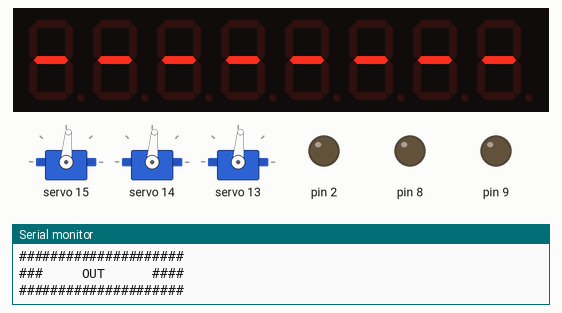
This program was run on a simulated Arduino Uno, built with avr-gcc and run on an emulated ATmega328P. Parts: 3 × servo, 8-digit seven-segment display, output pins drawn as LEDs (lit = HIGH), the last lines printed to the serial monitor.

Above: at 0.6 s.
At 2.74 s:
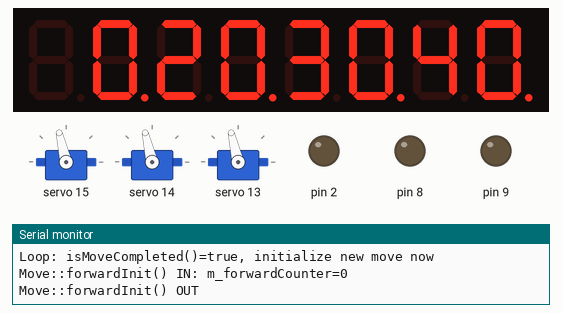
At 11.13 s:
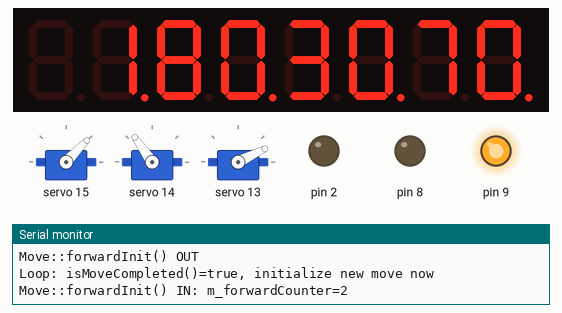
At 21.88 s:
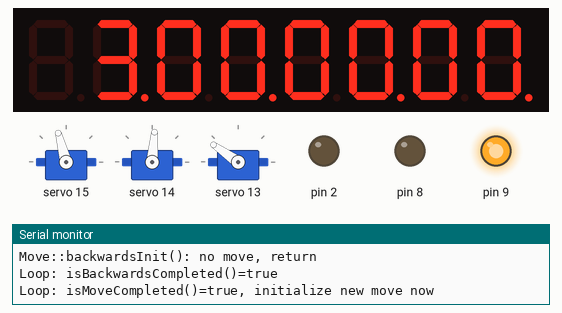
At 31.65 s:
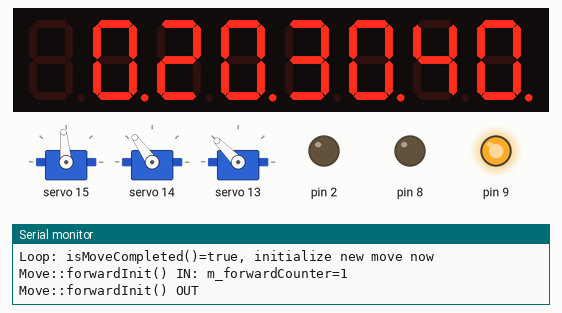
At 39.83 s:
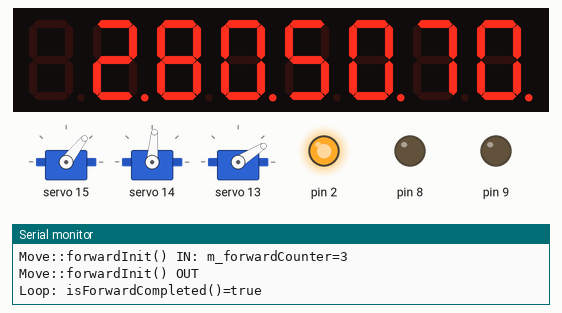
Timing chart, 0 to 40.0 s (numbered marks = the images above):
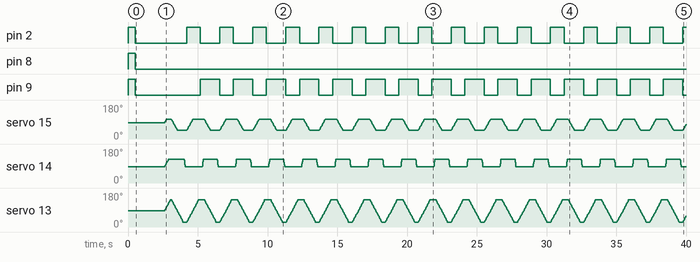

The program:

main.cpp
```cpp
#include <Arduino.h>
#include <SPI.h>
#include <../lib/led.h>
#include <../lib/boardPins.h>
#include <../lib/leg.h>
#include <../lib/button.h>
#include <../lib/move.h>
#include <Adafruit_PWMServoDriver.h>

// int i = 0;
Led *m_ledRed = nullptr;
Led *m_ledYellow = nullptr;
Led *m_ledGreen = nullptr;
Digits m_digits = Digits(DIGIT_DATA_PIN, DIGIT_CLOCK_PIN, DIGIT_CS_PIN);
// Button m_button = Button(BUTTON);
Leg *m_leg;
Move *m_move;
boolean m_moveForward; // move direction
Adafruit_PWMServoDriver m_servoDriver;
boolean m_doDelay = false;

/**
 * Setup
 */
void setup()
{
    Serial.begin(9600);
    Serial.println("");
    Serial.println("#####################");
    Serial.println("###  Start Main 1 ####");
    Serial.println("#####################");

    // initialize digital pin LED_BUILTIN as an output.
    // pinMode(LED_BUILTIN, OUTPUT);
    // pinMode(LED_RED, OUTPUT);
    // pinMode(LED_YELLOW, OUTPUT);
    // pinMode(LED_GREEN, OUTPUT);

    m_ledRed = new Led(LED_RED);
    m_ledGreen = new Led(LED_GREEN);
    m_ledYellow = new Led(LED_YELLOW);

    m_ledRed->enable(true);
    m_ledYellow->enable(true);
    m_ledGreen->enable(true);

    m_ledRed->activate(true);
    m_ledYellow->activate(true);
    m_ledGreen->activate(true);
    delay(500);
    m_ledRed->activate(false);
    m_ledYellow->activate(false);
    m_ledGreen->activate(false);
    // delay(00);

    // m_ledRed->setTimeOnOff(500, 2000);
    // m_ledYellow->setTimeOnOff(2000, 500);
    // m_ledGreen->setTimeOnOff(5000, 1000);

    m_moveForward = true;
    m_servoDriver = Adafruit_PWMServoDriver();
    m_servoDriver.begin();
    m_servoDriver.setPWMFreq(60);

    m_leg = new Leg(&m_servoDriver, LEG_1, SERVO_LEG1_HIP, SERVO_LEG1_KNEE, SERVO_LEG1_FOOT);  // hip, knee, foot
    // m_leg = new Leg(&m_servoDriver, LEG_1, SERVO_LEG1_HIP, SERVO_NONE, SERVO_NONE); // hip
    // m_leg = new Leg(&m_servoDriver, LEG_1, SERVO_NONE, SERVO_LEG1_KNEE, SERVO_NONE); // kne
    // m_leg = new Leg(&m_servoDriver, LEG_1, SERVO_NONE, SERVO_NONE, SERVO_LEG1_FOOT); // foot
    // m_leg = new Leg(&m_servoDriver, LEG_1, SERVO_NONE, SERVO_LEG1_KNEE, SERVO_LEG1_FOOT); // knee, foot

    m_move = new Move(m_leg);

    // m_digits.show(7, 6, 5, 4, 3, 2, 1, 0);
    // delay(1000);
    // m_digits.show(6, 5, 4, 3, 2, 1, 0, 7);
    // delay(1000);
    // m_digits.show(5, 4, 3, 2, 1, 0, 7, 6);
    // delay(1000);
    // m_digits.show(4, 3, 2, 1, 0, 7, 6, 5);
    // delay(1000);
    // m_digits.show(3, 2, 1, 0, 7, 6, 5, 4);
    // delay(1000);
    // m_digits.show(2, 1, 0, 7, 6, 5, 4, 3);
    // delay(1000);
    // m_digits.show(1, 0, 7, 6, 5, 4, 3, 2);
    // delay(1000);
    // m_digits.show(0, 7, 6, 5, 4, 3, 2, 1);
    // delay(1000);
    // m_digits.show(7, 6, 5, 4, 3, 2, 1, 0);
    // delay(3000);
    m_digits.clear();
    // delay(3000);
    // m_digits.showAtPosition(0,100);
    // m_digits.showAtPosition(1,101);
    // m_digits.showAtPosition(2,56);
    // m_digits.showAtPosition(3,78);

    Serial.println("");
    Serial.println("#####################");
    Serial.println("###     OUT      ####");
    Serial.println("#####################");
    delay(2000);
} // setup()

/**
 * Main loop
 */
void loop()
{
    // Serial.print("Loop: i=");
    // Serial.println(i);

    // m_ledRed->blinkLed();
    // m_ledGreen->blinkLed();
    // m_ledYellow->blinkLed();
    // m_ledGreen->activate(true);
    // delay(50);
    // m_ledGreen->activate(false);

    if (m_move->isMoveCompleted())
    {
        if (m_doDelay)
        {
            // wait after each moveforward/backward
            // delay(4000);
            m_doDelay = false;
        }
        Serial.println("Loop: isMoveCompleted()=true, initialize new move now");
        if (m_moveForward)
        {
            m_move->forwardInit();
            if (m_move->isForwardCompleted())
            {
                Serial.println("Loop: isForwardCompleted()=true");
                m_moveForward = false;

                m_ledYellow->activate(false);
                m_ledRed->activate(true);
                m_doDelay = true;
            }
        }
        else // moveBackwards
        {
            m_move->backwardsInit();
            if (m_move->isBackwardsCompleted())
            {
                Serial.println("Loop: isBackwardsCompleted()=true");
                m_moveForward = true;

                m_ledYellow->activate(true);
                m_ledRed->activate(false);
                m_doDelay = true;
            }
        }
    }
    MoveDatax moveData = m_move->getMoveData();
    m_digits.showAtPosition(0,moveData.hip);
    m_digits.showAtPosition(1,moveData.knee);
    m_digits.showAtPosition(2,moveData.foot);
    // m_digits.showAtPosition(3,m_move->getMoveCounter()); // show nn
    m_digits.showAtPositionNeg(3,m_move->getMoveCounter());  // show +n or -n
    m_move->move();

    // if (m_button.isButtonPressed())
    // {
    //     // m_ledRed->activate(true);
    // }
    // else
    // {
    //     // m_ledRed->activate(false);
    // }

    // digitalWrite(LED_BUILTIN, LOW);
    // digitalWrite(LED_RED, LOW);
    // digitalWrite(LED_GREEN, LOW);
    // digitalWrite(LED_YELLOW, LOW);

    // console output
    // Serial.print("i=");
    // Serial.print(i);
    // Serial.println(".");
    // i++;
}
```

button.cpp
```cpp
#include <Arduino.h>
// #include <../lib/button.h>
#include <button.h>

/**
 * A button
 */

/**
 * Constructor
 */
Button::Button(unsigned int buttonPin)
{
    m_buttonPin = buttonPin;
    m_buttonState = false;

    // initialize the button pin as an input
    pinMode(m_buttonPin, INPUT);
}

/**
 * Return true if the button is pressed
 */
bool Button::isButtonPressed()
{
    // read the state of the button value
    int buttonState = digitalRead(m_buttonPin);

    // return true if the button is pressed
    return (buttonState == HIGH);
}
```

digits.cpp
```cpp
#include <Arduino.h>
#include <LedControl.h>
#include <../lib/digits.h>

/**
 * 7 Digits Display
 */

// representation of the 8 7-digit displays
// char display[8];

/**
 * Constructor
 * Params:
 * dataPin		pin on the Arduino where data gets shifted out
 * clockPin		pin for the clock
 * csPin		pin for selecting the device
 */
Digits::Digits()
{
}

/**
 * Constructor
 * Params:
 * dataPin		pin on the Arduino where data gets shifted out
 * clockPin		pin for the clock
 * csPin		pin for selecting the device
 */
Digits::Digits(int dataPin, int clkPin, int csPin)
{
    m_lc = LedControl(dataPin, clkPin, csPin, 1);
    init();
}

/**
 * Initialize digits
 */
void Digits::init()
{
    // The MAX72XX is in power-saving mode on startup
    m_lc.shutdown(0, false);
    m_lc.setIntensity(0, 8); // brightness
    m_lc.clearDisplay(0);
}

/**
 * Show digits
 */
void Digits::show(byte digit7, byte digit6, byte digit5, byte digit4, byte digit3, byte digit2, byte digit1, byte digit0)
{
    m_lc.setDigit(0, 0, digit7, false);
    m_lc.setDigit(0, 1, digit6, false);
    m_lc.setDigit(0, 2, digit5, false);
    m_lc.setDigit(0, 3, digit4, false);
    m_lc.setDigit(0, 4, digit3, false);
    m_lc.setDigit(0, 5, digit2, false);
    m_lc.setDigit(0, 6, digit1, false);
    m_lc.setDigit(0, 7, digit0, false);
}

/**
 * Show a specific digit
 * @param position 0...7, position 0 is most right
 * @param digit 0...0xF (hex value)
 */
void Digits::show(byte position, byte digit)
{
    m_lc.setDigit(0, position, digit, false);
}

/**
 * Clear the display with '--------'
 */
void Digits::clear()
{
    for (int i = 0; i < 8; i++)
    {
        // display[i] = '-';  // Represent empty with '-'
        // m_lc.setDigit(0, i, 0, false);
        m_lc.setChar(0, i, '-', false);
    }
}

/**
 * Show the long number on all 8 digits
 */
void Digits::show(unsigned long number)
{
    // Extract digits from right to left
    for (int i = 7; i >= 0; i--)
    {
        int digit = number % 10; // Get the rightmost digit
        m_lc.setDigit(0, 7 - i, (byte)digit, false);
        number /= 10; // Remove the rightmost digit
    }
}

/**
 * Display a 2-digit number at a given position on the 7-digit display
 *
 * @param position is 3...0: Digit: '88.88.88.88' (position 0 is most right)
 *
 * Note: the value 100 is shown as 99, the value 99 is also shown as 99.
 *
 */
void Digits::showAtPosition(unsigned int position, unsigned int value)
{
    // Calculate the starting index on the display
    unsigned int start_index = position << 1;

    // Check display value
    if (value == 100)
    {
        value = 99; // show 99 instead of 100 (for 100% values)
    }
    else if (value >= 100)
    {
        // invalid value, show 'FF'
        m_lc.setChar(0, start_index, 'F', true);
        m_lc.setChar(0, start_index + 1, 'F', false);
        return;
    }

    // Ensure digit_position is between 0 and 3 (since only 4 positions available)
    if (position > 3)
    {
        return; // Invalid position
    }

    // Extract the tens and ones place digits
    unsigned int tens = value / 10;
    unsigned int ones = value % 10;

    // Place the tens and ones digits on the display
    m_lc.setChar(0, start_index, ones + '0', true);
    m_lc.setChar(0, start_index + 1, tens + '0', false);
}

/**
 * Display a 1-digit number at a given position on the 7-digit display
 *
 * @param position is 3...0: Digit: '88.88.88.88' (position 0 is most right)
 *
 * Note: the value 9 is shown as ' 9', the value -9 is also shown as '-9'
 *
 */
void Digits::showAtPositionNeg(unsigned int position, int value)
{
    // Calculate the starting index on the display
    unsigned int start_index = position << 1;

    // Check display value
    if (value > 9)
    {
        // invalid value, show 'FF'
        m_lc.setChar(0, start_index, ' ', true);
        m_lc.setChar(0, start_index + 1, 'F', false);
        return;
    }
    else if (value < -9)
    {
        // invalid value, show 'FF'
        m_lc.setChar(0, start_index, '-', true);
        m_lc.setChar(0, start_index + 1, 'F', false);
        return;
    }

    // Ensure digit_position is between 0 and 3 (since only 4 positions available)
    if (position > 3)
    {
        return; // Invalid position
    }

    // Extract the tens and ones place digits
    // unsigned int tens = value / 10;
    // unsigned int ones = value % 10;

    // Show the single digit value and sign
    if (value >= 0)
    {
        m_lc.setChar(0, start_index, value + '0', true);
        m_lc.setChar(0, start_index + 1, ' ', false);
    }
    else
    {
        value = -1 * value -1; // -1: 0, -2: 1
        m_lc.setChar(0, start_index, value + '0', true);
        m_lc.setChar(0, start_index + 1, '-', false);
    }
}

// Test digits:

//     m_digits.show(0, 0, 0, 0, 0, 0, 0, 0);
//     delay(1000);
//     m_digits.show(9,9,9,9,9,9,9,9);
// delay(waitTimer);
// m_digits.show(6, 5, 4, 3, 2, 1, 0, 7);
// delay(waitTimer);
// m_digits.show(5, 4, 3, 2, 1, 0, 7, 6);
// delay(waitTimer);
// m_digits.show(4, 3, 2, 1, 0, 7, 6, 5);
// delay(waitTimer);
// m_digits.show(3, 2, 1, 0, 7, 6, 5, 4);
// delay(waitTimer);
// m_digits.show(2, 1, 0, 7, 6, 5, 4, 3);
// delay(waitTimer);
// m_digits.show(1, 0, 7, 6, 5, 4, 3, 2);
// delay(waitTimer);
// m_digits.show(0, 7, 6, 5, 4, 3, 2, 1);
// delay(waitTimer);
// m_digits.show(7, 6, 5, 4, 3, 2, 1, 0);
// delay(waitTimer);

// m_digits.show(0,9);
// delay(waitTimer);
// m_digits.show(123);
// delay(waitTimer);
// m_digits.show(1234);
// delay(waitTimer);
// m_digits.show(123456);
// delay(waitTimer);
// m_digits.show(1234567);
// delay(waitTimer);
// m_digits.show(12345678);
```

init.cpp
```cpp
#include <Arduino.h>
#include <Wire.h>
#include <Adafruit_PWMServoDriver.h>

// PCA9685 16-Channel Servo Controller
// Adafruit_PWMServoDriver servo = Adafruit_PWMServoDriver();

// #define SERVOMIN 100  // min position of each servo
// #define SERVOMAX 600  // max position of each servo

// #define SERVO_Foot1 1  // Foot, right front
// #define SERVO_Knee1 2  // Knee, right front
// #define SERVO_Hip1 0   // Hip,  right front
// #define SERVO_0 0
// #define SERVO_1 1
// #define SERVO_2 2
// #define SERVO_3 3
// #define SERVO_4 4
// #define SERVO_14 14
// #define SERVO_15 15

// #define MODE_LEFT 0
// #define MODE_RIGHT 1
// #define MODE_STEP_LEFT 2
// #define MODE_STEP_RIGHT 3

// Bewegungsraum:
// Hip: 300..600, 20..30%,

// uint8_t servonum = 0;
// uint8_t numberOfServos = 5;
// float servoFactor = (SERVOMAX - SERVOMIN) / 100;
// int i = 0;

/**
 * Setup
 */
// void setup() {

//   Serial.begin(9600);
//   Serial.println("");
//   Serial.println("#####################");
//   Serial.println("###  Start Main  ####");
//   Serial.println("#####################");

//   // initialize digital pin LED_BUILTIN as an output.
//   pinMode(LED_BUILTIN, OUTPUT);

//   // initialized servos
//   servo.begin();
//   servo.setPWMFreq(60);
//   // servoHome();
//   // servo.writeMicroseconds(1500); //set initial servo position if desired
//   //myservo.attach(7);  //the pin for the servo control
// }

/**
 * Main loop
 */
// void loop() {

//   // console output
//   Serial.print("i=");
//   Serial.print(i);
//   Serial.println(".");
//   i++;

//   // Serial.print("Move servo: ");
//   // Serial.print(foot);
//   // Serial.println("");


//   // servo.setPWM(foot, 0, end);
//   // servoMove(SERVO_2,99,end, start);
//   // delay(3000);

//   // servo at port 15
//   servoMoveTest15();
//   delay(3000);

//   // All servos move
//   //servoMoveTestMultiple();


//   blinkLed();
// }
```

led.cpp
```cpp
#include <Arduino.h>
#include <../lib/led.h>
#include <../lib/boardPins.h>

/**
 * A single LED
 */

// default blink time 1sec-1sec
#define BLINK_TIME_OFF 1000
#define BLINK_TIME_ON 1000

/**
 * Default Constructor
 */
Led::Led() : m_pinNumber{LED_RED}
{
    m_state = AUS;
    m_timestamp = 0;
}

/**
 * Constructor
 */
Led::Led(unsigned int pinNumber) : m_pinNumber{pinNumber}
{
    init(m_pinNumber);
}

/**
 * Initialize Led
 */
void Led::init(unsigned int pinNumber)
{
    m_pinNumber = pinNumber;
    m_state = AUS;
    m_timestamp = 0;
    m_timeOn = BLINK_TIME_ON;
    m_timeOff = BLINK_TIME_OFF;
    pinMode(m_pinNumber, OUTPUT);
    digitalWrite(m_pinNumber, LOW);
}

void Led::setTimeOnOff(unsigned int timeOn, unsigned int timeOff) {
    m_timeOn = timeOn;
    m_timeOff = timeOff;
}

/**
 * Switch LED permanently on/off
 */
void Led::activate(boolean active)
{
    if (!m_enabled) {
        return;
    }
    digitalWrite(m_pinNumber, active?HIGH:LOW);
}

/**
 * Switch LED permanently on/off
 */
void Led::enable(boolean enable)
{
  m_enabled = enable;
}

/**
 * Blink LED
 */
void Led::blinkLed()
{
        if (!m_enabled) {
        return;
    }
    switch (m_state)
    {
    case AUS:
        if (millis() - m_timestamp >= m_timeOff) // Bedingung: 100 ms später
        {
            digitalWrite(m_pinNumber, HIGH); // turn the LED on (HIGH is the voltage level)

            m_timestamp = millis();
            m_state = EIN; // Neuer Zustand: EIN
        }
        break;

    case EIN:
        if (millis() - m_timestamp >= m_timeOn) // Bedingung: 100 ms später
        {
            digitalWrite(m_pinNumber, LOW); // turn the LED on (HIGH is the voltage level)

            m_timestamp = millis();
            m_state = AUS; // Neuer Zustand: AUS
        }
        break;
    }
}
```

Source omitted: leg.cpp (6489 bytes), move.cpp (5564 bytes), servo.cpp (8313 bytes)

Measured:
- by itself, pin 2: repeats every 2.4 s: HIGH 0.97 s, LOW 1.4 s
- by itself, pin 9: repeats every 2.4 s: HIGH 1.4 s, LOW 0.98 s
- by itself, servo 15: moves between 46° and 105°, repeating every 16.6 s
- what the display in image 0 shows lasts 2.1 s, from 0.5 s to 2.6 s
